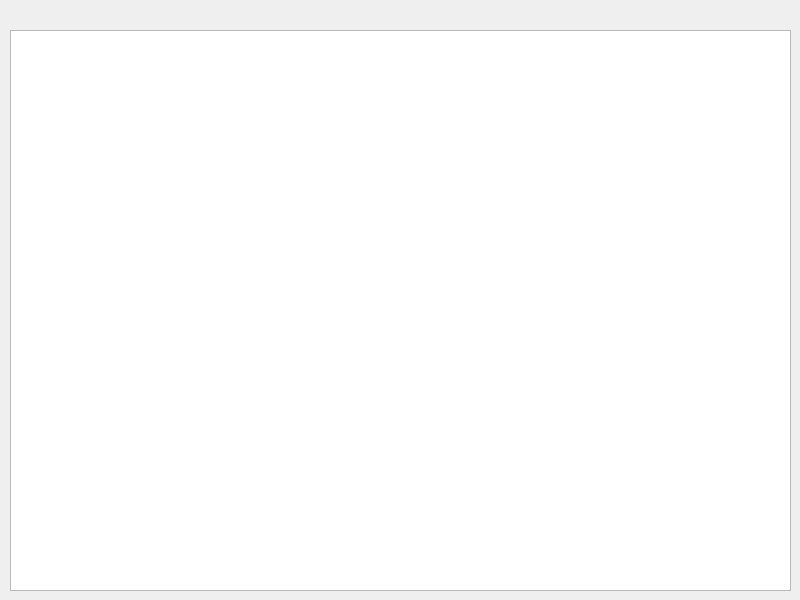
<?xml version="1.0" encoding="UTF-8"?>
<ui version="4.0">
 <class>Form</class>
 <widget class="QWidget" name="Form">
  <property name="geometry">
   <rect>
    <x>0</x>
    <y>0</y>
    <width>800</width>
    <height>600</height>
   </rect>
  </property>
  <property name="windowTitle">
   <string>Отображение</string>
  </property>
  <widget class="QTextBrowser" name="textBrowser">
   <property name="geometry">
    <rect>
     <x>10</x>
     <y>30</y>
     <width>781</width>
     <height>561</height>
    </rect>
   </property>
  </widget>
 </widget>
 <resources/>
 <connections/>
</ui>
